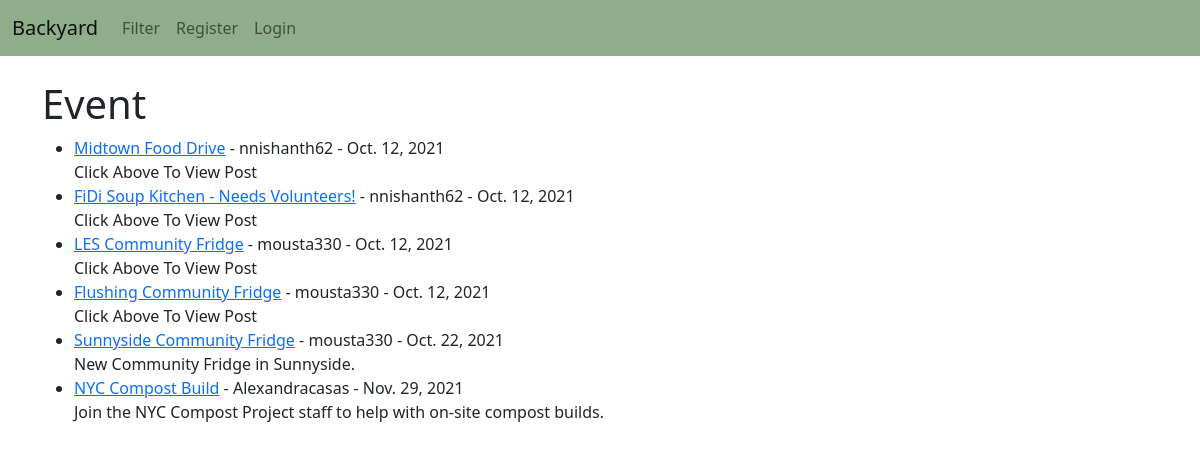
Before: /category/event/ with the older database file.
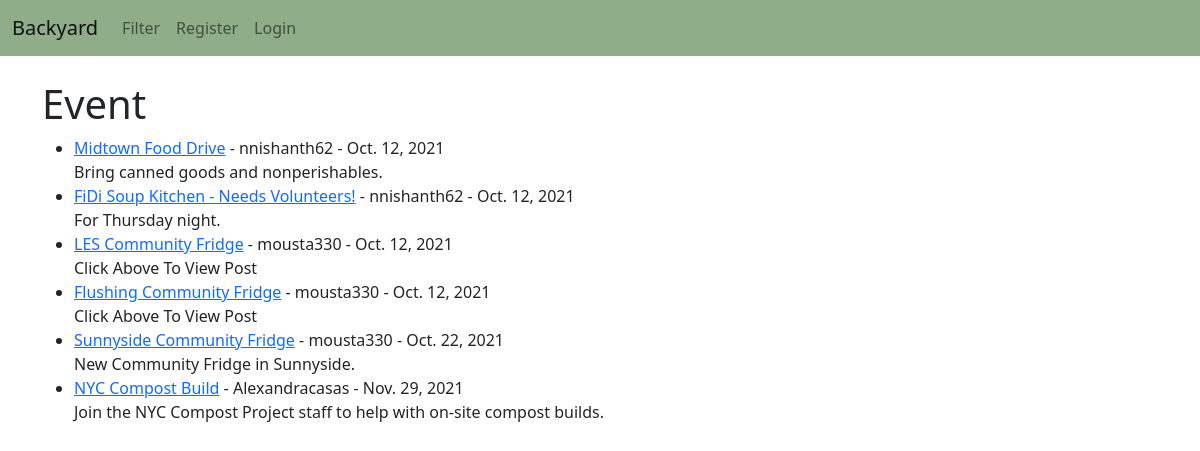
After: the same page with the newer database file.
### blog/models.py (models this page shows, shortened)
class Post(models.Model):
    title = models.CharField(max_length=LENGTH)
    header_image = models.ImageField(null=True, blank=True, upload_to="images/")
    author = models.ForeignKey(User, on_delete=models.CASCADE)
    body = RichTextField(blank=True, null=True)
    post_date = models.DateField(auto_now_add=True)
    snippet = models.CharField(max_length=LENGTH)
    category = models.CharField(max_length=LENGTH, default="event")
    likes = models.ManyToManyField(User, related_name='blog_post')

### blog/views.py (the view)
# urls.py: path('category/<str:cats>/', CategoryView, name="category"),
def CategoryView(request, cats):
    category_posts = Post.objects.filter(category=cats.replace('-', ' '))
    return render(request, 'category.html', {'cats': cats.title().replace('-', ' '), 'category_posts': category_posts})

### blog/templates/category.html (shortened to what this page needs)
{% extends 'base.html' %}
{% block content %}
{% if category_posts%}
    <h1> {{cats}} </h1>
    <ul>
        {% for post in category_posts %}
        <li><a href = "{% url 'post_detail' post.pk %}">{{ post.title }}</a> -
            {{ post.author }} -
            {{post.post_date}}<br/>
            {{ post.snippet }}</li>
        {% endfor %}
    </ul>
{% else %}
    <h2> Sorry this page does not exist :-( </h2>
{% endif %}
{% endblock %}

Changed rows visible on the page:
changed Post "Midtown Food Drive": snippet "Click Above To View Post" → "Bring canned goods and nonperishables."
changed Post "FiDi Soup Kitchen - Needs Volunteers!": snippet "Click Above To View Post" → "For Thursday night."
